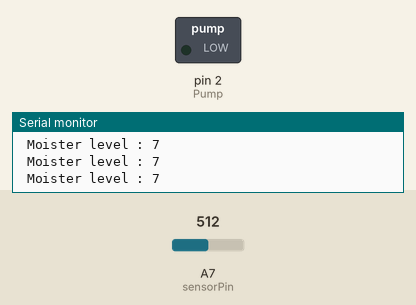
Simulated run of this sketch. Board: Arduino Nano, built with avr-gcc and run on an emulated ATmega328P. Parts: switched loads named in the sketch (green lamp = pin HIGH), the last lines printed to the serial monitor. Inputs (shaded band) come from the test bench; at power-on: A7 (sensorPin) = 512.

Above: at 1.2 s.
1.3 s: A7 (sensorPin) set to 533
4.3 s: A7 (sensorPin) set to 553
At 5.2 s:
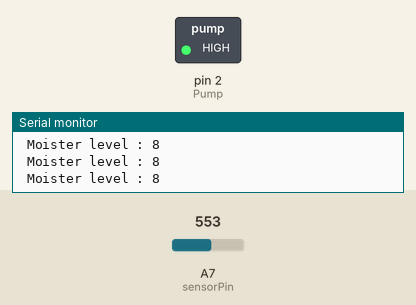
5.8 s: A7 (sensorPin) set to 511
At 7.1 s:
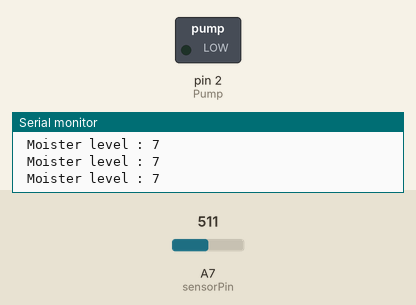
Timing chart, 0 to 8.8 s (numbered marks = the images above; inputs shaded):
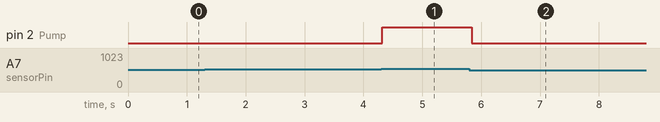

Measured:
- the behaviour switches between 545 and 546 on A7 (sensorPin) (found by bisection; images 0 and 1)
- after the input at 4.3 s, pin 2 (Pump): LOW → HIGH at once
- after the input at 5.8 s, pin 2 (Pump): HIGH → LOW at once

The sketch:

Irrigation-system-arduino.ino
```cpp
/* Smart Irrigation system based on arduino

*/

int sensorPin = A7;    // select the input pin for the potentiometer
int Pump = 2;

int sensorValue = 0;  // variable to store the value coming from the sensor

void setup() {

  Serial.begin(9600); // debug Console

  // declare the Pump pin as an OUTPUT:

  pinMode(Pump, OUTPUT);

}

void loop() {
  // read the value from the sensor:

  sensorValue = analogRead(sensorPin);// reads the value of the electrode (value between 0 and 1023)
  sensorValue = map(sensorValue, 0, 1023, 0, 15);     // scale it for use (value between 0 and 15)


  Serial.print(" Moister level : ");
  Serial.println(sensorValue);


  if (sensorValue >= 8) { // When Soil Moister is above 60 % Switch off the pump (LOW triger Relay)

    digitalWrite(Pump, HIGH);

  } else {

    digitalWrite(Pump, LOW);

  }

}
```
